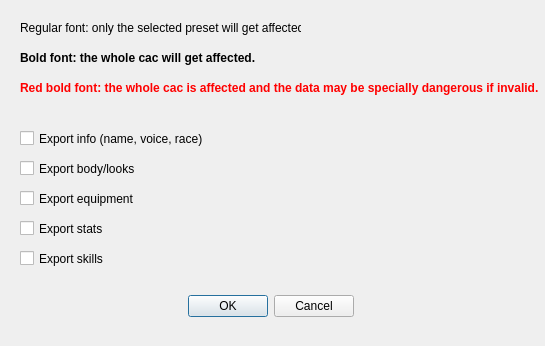
<?xml version="1.0" encoding="UTF-8"?>
<ui version="4.0">
 <class>ExportCacDialog</class>
 <widget class="QDialog" name="ExportCacDialog">
  <property name="geometry">
   <rect>
    <x>0</x>
    <y>0</y>
    <width>545</width>
    <height>346</height>
   </rect>
  </property>
  <property name="windowTitle">
   <string>Export to CAC</string>
  </property>
  <widget class="QDialogButtonBox" name="buttonBox">
   <property name="geometry">
    <rect>
     <x>0</x>
     <y>290</y>
     <width>541</width>
     <height>32</height>
    </rect>
   </property>
   <property name="orientation">
    <enum>Qt::Horizontal</enum>
   </property>
   <property name="standardButtons">
    <set>QDialogButtonBox::Cancel|QDialogButtonBox::Ok</set>
   </property>
   <property name="centerButtons">
    <bool>true</bool>
   </property>
  </widget>
  <widget class="QLabel" name="label">
   <property name="geometry">
    <rect>
     <x>20</x>
     <y>20</y>
     <width>281</width>
     <height>16</height>
    </rect>
   </property>
   <property name="text">
    <string>Regular font: only the selected preset will get affected.</string>
   </property>
  </widget>
  <widget class="QLabel" name="label_2">
   <property name="geometry">
    <rect>
     <x>20</x>
     <y>50</y>
     <width>241</width>
     <height>16</height>
    </rect>
   </property>
   <property name="text">
    <string>&lt;html&gt;&lt;head/&gt;&lt;body&gt;&lt;p&gt;&lt;span style=&quot; font-weight:600;&quot;&gt;Bold font: the whole cac will get affected.&lt;/span&gt;&lt;/p&gt;&lt;/body&gt;&lt;/html&gt;</string>
   </property>
  </widget>
  <widget class="QLabel" name="label_3">
   <property name="geometry">
    <rect>
     <x>20</x>
     <y>80</y>
     <width>521</width>
     <height>16</height>
    </rect>
   </property>
   <property name="text">
    <string>&lt;html&gt;&lt;head/&gt;&lt;body&gt;&lt;p&gt;&lt;span style=&quot; font-weight:600; color:#ff0000;&quot;&gt;Red bold font: the whole cac is affected and the data may be specially dangerous if invalid.&lt;/span&gt;&lt;/p&gt;&lt;/body&gt;&lt;/html&gt;</string>
   </property>
  </widget>
  <widget class="QCheckBox" name="infoCheck">
   <property name="geometry">
    <rect>
     <x>20</x>
     <y>130</y>
     <width>211</width>
     <height>17</height>
    </rect>
   </property>
   <property name="text">
    <string>Export info (name, voice, race)</string>
   </property>
  </widget>
  <widget class="QCheckBox" name="looksCheck">
   <property name="geometry">
    <rect>
     <x>20</x>
     <y>160</y>
     <width>171</width>
     <height>17</height>
    </rect>
   </property>
   <property name="text">
    <string>Export body/looks</string>
   </property>
  </widget>
  <widget class="QCheckBox" name="equipmentCheck">
   <property name="geometry">
    <rect>
     <x>20</x>
     <y>190</y>
     <width>141</width>
     <height>17</height>
    </rect>
   </property>
   <property name="text">
    <string>Export equipment</string>
   </property>
  </widget>
  <widget class="QCheckBox" name="statsCheck">
   <property name="geometry">
    <rect>
     <x>20</x>
     <y>220</y>
     <width>121</width>
     <height>17</height>
    </rect>
   </property>
   <property name="text">
    <string>Export stats</string>
   </property>
  </widget>
  <widget class="QCheckBox" name="skillsCheck">
   <property name="geometry">
    <rect>
     <x>20</x>
     <y>250</y>
     <width>121</width>
     <height>17</height>
    </rect>
   </property>
   <property name="text">
    <string>Export skills</string>
   </property>
  </widget>
 </widget>
 <resources/>
 <connections>
  <connection>
   <sender>buttonBox</sender>
   <signal>rejected()</signal>
   <receiver>ExportCacDialog</receiver>
   <slot>reject()</slot>
   <hints>
    <hint type="sourcelabel">
     <x>286</x>
     <y>310</y>
    </hint>
    <hint type="destinationlabel">
     <x>286</x>
     <y>274</y>
    </hint>
   </hints>
  </connection>
 </connections>
</ui>
